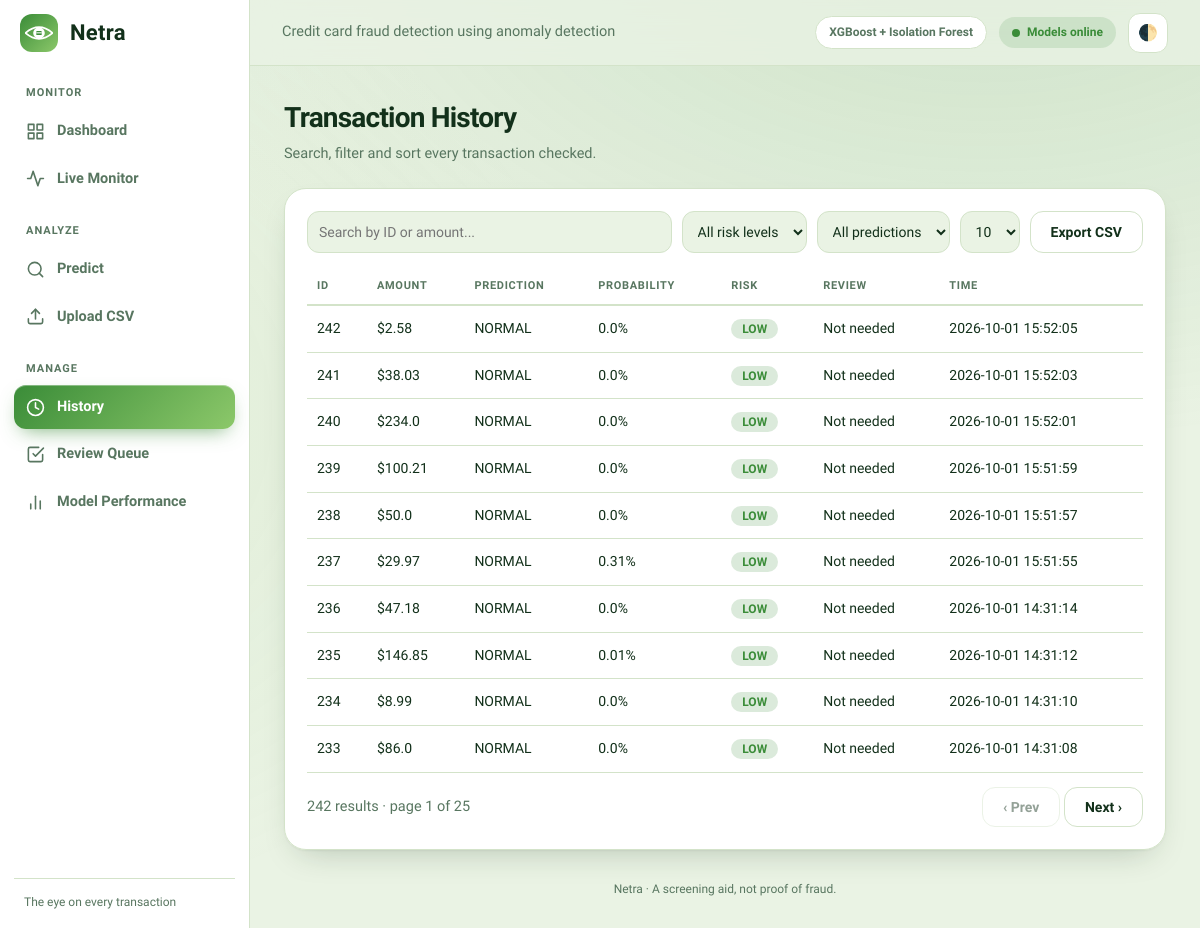
Before: /history with the older database file.
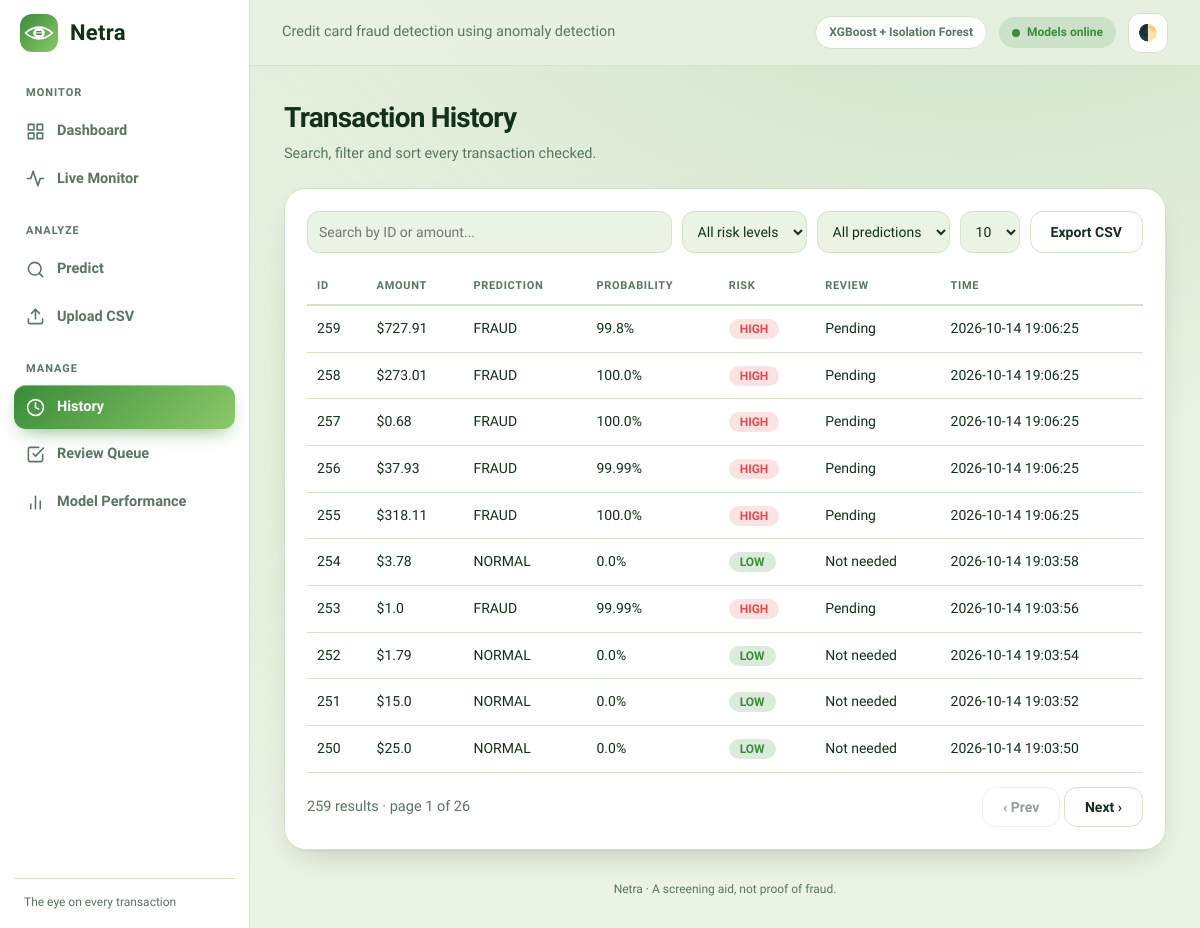
After: the same page with the newer database file.
### tables this page shows
CREATE TABLE transactions (
        id INTEGER PRIMARY KEY AUTOINCREMENT,
        amount REAL,
        prediction TEXT,
        probability REAL,
        risk_level TEXT,
        review_status TEXT,
        created_at TEXT);

### app.py (the view)
@app.route('/history')
def history():
    return render_template('history.html', rows=get_history(1000))

### modules/database.py (called while the page is built, shortened)
def _connect():
    os.makedirs(os.path.dirname(DB_PATH), exist_ok=True)
    conn = sqlite3.connect(DB_PATH, timeout=10)
    conn.row_factory = sqlite3.Row
    return conn

@contextmanager
def db():
    conn = _connect()
    try:
        yield conn
        conn.commit()
    finally:
        conn.close()

def init_db():
    global _READY
    if _READY:
        return

def get_history(limit=100):
    init_db()
    with db() as conn:
        rows = conn.execute('SELECT * FROM transactions ORDER BY id DESC LIMIT ?',
                            (limit,)).fetchall()
    return [dict(r) for r in rows]

### templates/history.html (shortened to what this page needs)
{% extends 'base.html' %}
{% block content %}
<div class="page-head"><h1>Transaction History</h1><p>Search, filter and sort every transaction checked.</p></div>
<div class="card">
  <div class="table-tools">
    <input type="text" id="q" placeholder="Search by ID or amount...">
    <select id="risk"><option value="ALL">All risk levels</option><option>HIGH</option><option>MEDIUM</option><option>LOW</option></select>
    <select id="pred"><option value="ALL">All predictions</option><option>FRAUD</option><option>NORMAL</option></select>
    <select id="per"><option>10</option><option>25</option><option>50</option></select>
    <button class="btn" id="export">Export CSV</button>
  </div>
  <table>
    <thead><tr>
      <th class="sortable" data-k="id">ID</th><th class="sortable" data-k="amount">Amount</th><th>Prediction</th>
      <th class="sortable" data-k="prob">Probability</th><th>Risk</th><th>Review</th><th class="sortable" data-k="time">Time</th>
    </tr></thead>
    <tbody id="tbody">
      {% for r in rows %}
      <tr data-id="{{ r.id }}" data-amount="{{ r.amount }}" data-prob="{{ r.probability }}" data-time="{{ r.created_at }}" data-risk="{{ r.risk_level }}" data-pred="{{ r.prediction }}">
        <td>{{ r.id }}</td><td>${{ r.amount }}</td><td>{{ r.prediction }}</td>
        <td>{{ (r.probability * 100)|round(2) }}%</td>
        <td><span class="badge {{ r.risk_level|lower }}">{{ r.risk_level }}</span></td>
        <td>{{ r.review_status }}</td><td>{{ r.created_at }}</td>
      </tr>
      {% endfor %}
    </tbody>
  </table>
  <div class="pager"><span id="info" class="muted"></span>
    <div><button class="btn" id="prev">‹ Prev</button> <button class="btn" id="next">Next ›</button></div></div>
</div>
{% endblock %}

Changed rows visible on the page:
no longer on this page (row unchanged): transactions: id "242", amount "2.58", prediction "NORMAL", (r.probability*100)|round(2) "0.0", risk_level "LOW", review_status "Not needed", created_at "2026-10-01 15:52:05"
no longer on this page (row unchanged): transactions: id "241", amount "38.03", prediction "NORMAL", (r.probability*100)|round(2) "0.0", risk_level "LOW", review_status "Not needed", created_at "2026-10-01 15:52:03"
no longer on this page (row unchanged): transactions: id "240", amount "234.0", prediction "NORMAL", (r.probability*100)|round(2) "0.0", risk_level "LOW", review_status "Not needed", created_at "2026-10-01 15:52:01"
no longer on this page (row unchanged): transactions: id "239", amount "100.21", prediction "NORMAL", (r.probability*100)|round(2) "0.0", risk_level "LOW", review_status "Not needed", created_at "2026-10-01 15:51:59"
no longer on this page (row unchanged): transactions: id "238", amount "50.0", prediction "NORMAL", (r.probability*100)|round(2) "0.0", risk_level "LOW", review_status "Not needed", created_at "2026-10-01 15:51:57"
no longer on this page (row unchanged): transactions: id "237", amount "29.97", prediction "NORMAL", (r.probability*100)|round(2) "0.31", risk_level "LOW", review_status "Not needed", created_at "2026-10-01 15:51:55"
no longer on this page (row unchanged): transactions: id "236", amount "47.18", prediction "NORMAL", (r.probability*100)|round(2) "0.0", risk_level "LOW", review_status "Not needed", created_at "2026-10-01 14:31:14"
no longer on this page (row unchanged): transactions: id "235", amount "146.85", prediction "NORMAL", (r.probability*100)|round(2) "0.01", risk_level "LOW", review_status "Not needed", created_at "2026-10-01 14:31:12"
no longer on this page (row unchanged): transactions: id "234", amount "8.99", prediction "NORMAL", (r.probability*100)|round(2) "0.0", risk_level "LOW", review_status "Not needed", created_at "2026-10-01 14:31:10"
no longer on this page (row unchanged): transactions: id "233", amount "86.0", prediction "NORMAL", (r.probability*100)|round(2) "0.0", risk_level "LOW", review_status "Not needed", created_at "2026-10-01 14:31:08"
added transactions: id "259", amount "727.91", prediction "FRAUD", (r.probability*100)|round(2) "99.8", risk_level "HIGH", review_status "Pending", created_at "2026-10-14 19:06:25"
added transactions: id "258", amount "273.01", prediction "FRAUD", (r.probability*100)|round(2) "100.0", risk_level "HIGH", review_status "Pending", created_at "2026-10-14 19:06:25"
added transactions: id "257", amount "0.68", prediction "FRAUD", (r.probability*100)|round(2) "100.0", risk_level "HIGH", review_status "Pending", created_at "2026-10-14 19:06:25"
added transactions: id "256", amount "37.93", prediction "FRAUD", (r.probability*100)|round(2) "99.99", risk_level "HIGH", review_status "Pending", created_at "2026-10-14 19:06:25"
added transactions: id "255", amount "318.11", prediction "FRAUD", (r.probability*100)|round(2) "100.0", risk_level "HIGH", review_status "Pending", created_at "2026-10-14 19:06:25"
added transactions: id "254", amount "3.78", prediction "NORMAL", (r.probability*100)|round(2) "0.0", risk_level "LOW", review_status "Not needed", created_at "2026-10-14 19:03:58"
added transactions: id "253", amount "1.0", prediction "FRAUD", (r.probability*100)|round(2) "99.99", risk_level "HIGH", review_status "Pending", created_at "2026-10-14 19:03:56"
added transactions: id "252", amount "1.79", prediction "NORMAL", (r.probability*100)|round(2) "0.0", risk_level "LOW", review_status "Not needed", created_at "2026-10-14 19:03:54"
added transactions: id "251", amount "15.0", prediction "NORMAL", (r.probability*100)|round(2) "0.0", risk_level "LOW", review_status "Not needed", created_at "2026-10-14 19:03:52"
added transactions: id "250", amount "25.0", prediction "NORMAL", (r.probability*100)|round(2) "0.0", risk_level "LOW", review_status "Not needed", created_at "2026-10-14 19:03:50"
Other visible differences:
text written by a page script: "242 results · page 1 of 25" → "259 results · page 1 of 26"
